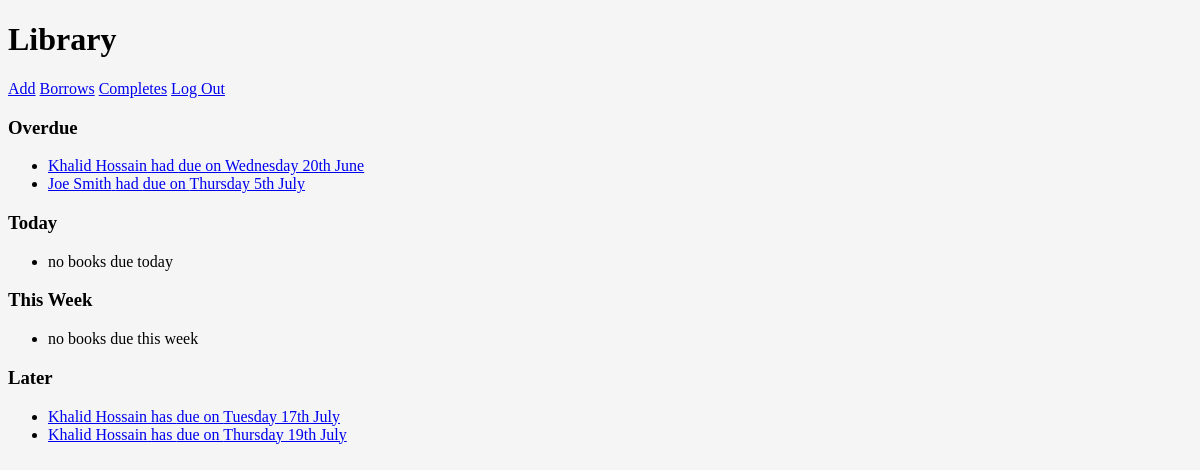
Before: / (signed in) with the older database file.
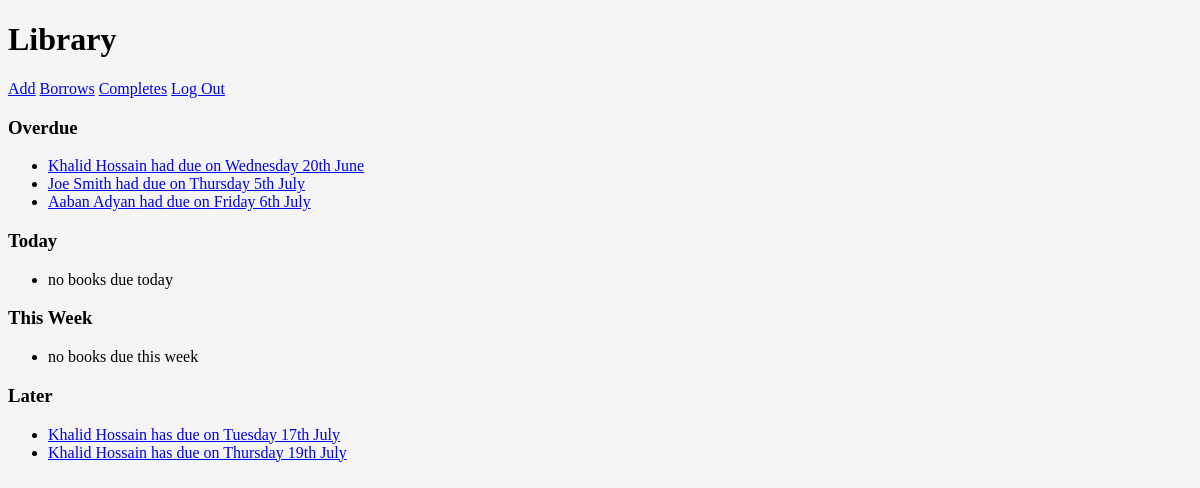
After: the same page with the newer database file.
### library/models.py (models this page shows, shortened)
class Borrow(models.Model):
    borrower = models.ForeignKey(Student, on_delete=models.CASCADE, related_name="books")
    isbn = models.CharField(max_length=15)
    title = models.CharField(max_length=220, blank=True)
    author = models.CharField(max_length=220, blank=True)
    image = models.CharField(max_length=450, blank=True)
    teacher = models.CharField(max_length=30)
    contact = models.CharField(max_length=50)
    taken = models.DateField(default=date.today)
    due = models.DateField(default=get_due)
    returned = models.BooleanField(default=False)
    class Meta:
        ordering = ["returned", "due"]

class Student(models.Model):
    name = models.CharField(max_length=64)
    user = models.ForeignKey(User, on_delete=models.SET_NULL, null=True, blank=True, related_name="student")
    class Meta:
        ordering = ["id"]
    def __str__(self):
        return f"{self.name}"

### library/views.py (the view)
# urls.py: path('', views.borrows, name='borrows'),
@login_required
def borrows(request):
    if request.user.is_staff:
        context = {
            "overdue": Borrow.objects.filter(due__lt=date.today(), returned__exact=False).all(),
            "today": Borrow.objects.filter(due__exact=date.today(), returned__exact=False).all(),
            "week": Borrow.objects.filter(due__gt=date.today(), returned__exact=False).exclude(
                due__gt=(date.today() + timedelta(7))).all(),
            "later": Borrow.objects.filter(due__gt=(date.today() + timedelta(7)), returned__exact=False).all(),
        }
        return render(request, "library/index.html", context)
    else:
        context = {
            "name": request.user.student.first().name,
            "borrows": request.user.student.first().books.filter(returned__exact=False).all(),
        }
        return render(request, "library/personal.html", context)

### templates/library/index.html (shortened to what this page needs)
{%  extends 'library/base.html' %}
{% block header %}
    <h1>Library</h1>
    <a href="{% url 'add' %}">Add</a>
    <a href="{% url 'borrows' %}">Borrows</a>
    <a href="{% url 'completes' %}">Completes</a>
    <a href="{% url 'logout'%}?next={{request.path}}">Log Out</a>
{% endblock %}
{% block body %}
    <div class="datecontain">
        <h3>Overdue</h3>
        <ul>
            {% for borrow in overdue %}
                <li>
                    <a href="{% url 'borrow' borrow.id%}">
                        <span class="name">{{ borrow.borrower }}</span>
                        had
                        due on
                        <span class="due">{{ borrow.due|date:"l jS F" }}</span>
                    </a>
                </li>
            {% empty %}
                <li class="emptytext">no books overdue</li>
            {% endfor %}
        </ul>
    </div>
    <div class="datecontain">
        <h3>Today</h3>
        <ul>
            {% for borrow in today %}
                <li>
                    <a href="{% url 'borrow' borrow.id%}">
                        <span class="name">{{ borrow.borrower }}</span>
                        has
                        <span class="title">{{ borrow.title }}</span>
                        due on
                        <span class="due">{{ borrow.due|date:"l jS F" }}</span>
                    </a>
                </li>
            {% empty %}
                <li class="emptytext">no books due today</li>
            {% endfor %}
        </ul>
    </div>
    <div class="datecontain">
        <h3>This Week</h3>
        <ul>
            {% for borrow in week %}
                <li>
                    <a href="{% url 'borrow' borrow.id%}">
                        <span class="name">{{ borrow.borrower }}</span>
                        has
                        <span class="title">{{ borrow.title }}</span>
                        due on
                        <span class="due">{{ borrow.due|date:"l jS F" }}</span>
                    </a>
                </li>
            {% empty %}
                <li class="emptytext">no books due this week</li>
            {% endfor %}
        </ul>
    </div>
    <div class="datecontain">
        <h3>Later</h3>
        <ul>
            {% for borrow in later %}
                <li>
                    <a href="{% url 'borrow' borrow.id%}">
                        <span class="name">{{ borrow.borrower }}</span>
                        has
                        due on
                        <span class="due">{{ borrow.due|date:"l jS F" }}</span>
                    </a>
                </li>
            {% empty %}
                <li class="emptytext">no books due later</li>
            {% endfor %}
        </ul>
    </div>
{% endblock %}

Changed rows visible on the page:
added Borrow: borrower "Aaban Adyan", due "Friday 6th July", shown under "Overdue"
